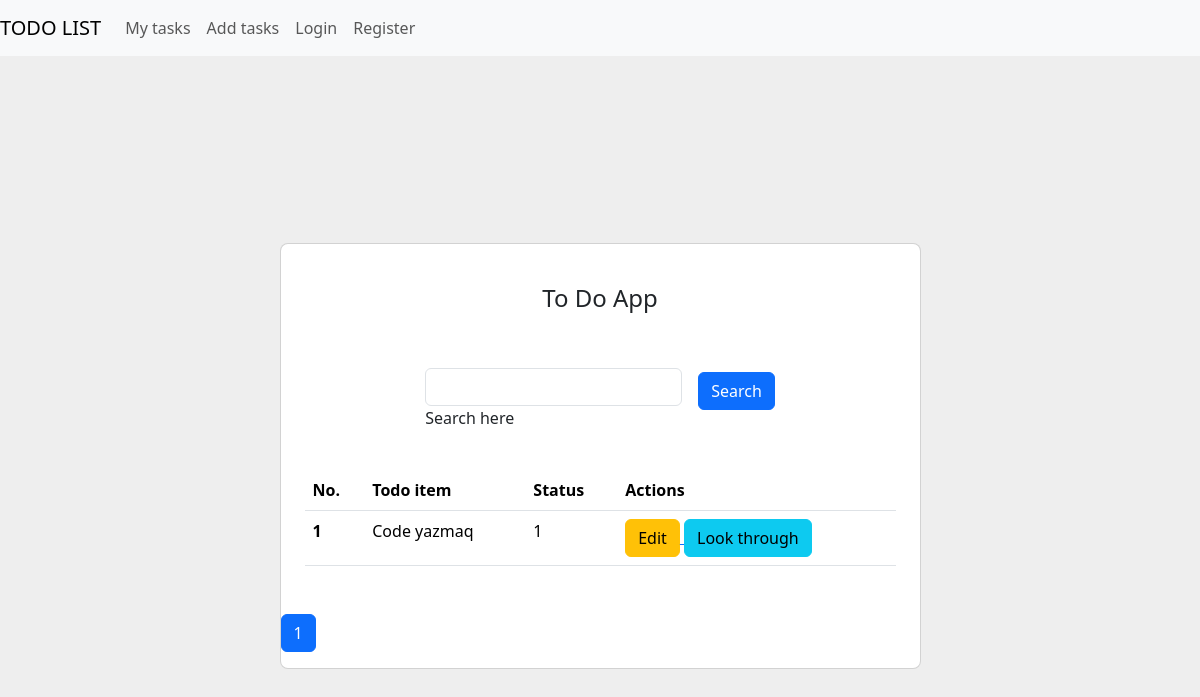
The app's page /, older data.
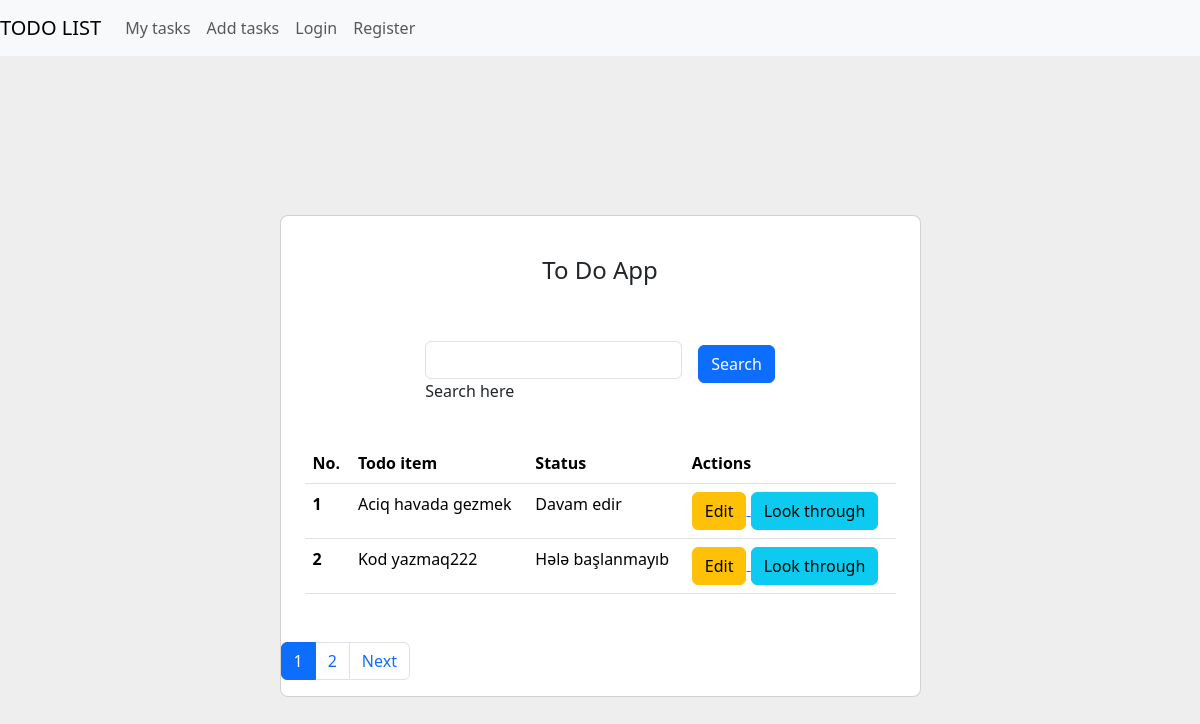
The same page, newer data.
### todo/models.py (models this page shows, shortened)
class Todo(models.Model):
    name = models.CharField(max_length=255, verbose_name="Ediləcək iş")
    status = models.CharField(max_length=255, choices=CHOICES, verbose_name="Taskin statusu", null=True, blank=True, default="Hələ başlanmayıb")
    add_date = models.DateTimeField(auto_now_add=True)
    update_date = models.DateTimeField(auto_now=True)
    delete_date = models.DateTimeField(null=True, blank=True)
    active = models.BooleanField(default=True)
    class Meta:
        ordering = ("add_date",)
        verbose_name = "Ediləcək iş"
        verbose_name_plural = "Ediləcək işlər"

### todo/views.py (the view, shortened to what this page needs)
# urls.py: path("", index_view, name='index'),
def index_view(request):
    todos = Todo.objects.all()
    my_search_value = request.GET.get("searchValue")
    paginator = Paginator(todos, 2)
    page = request.GET.get('page', 1)
    p = paginator.get_page(page)
    try:
        p = paginator.page(page)
    except PageNotAnInteger:
        p = paginator.page(1)
    except EmptyPage:
        p = paginator.page(paginator.num_pages)
    context = {
        "objects": todos,
        "p": p,
        "search": my_search_value,
    }
    return render(request, "index.html", context)

### templates/index.html (shortened to what this page needs)
<!DOCTYPE html>
<html lang="en">
  <head>
    <link
      href="https://cdn.jsdelivr.net/npm/bootstrap@5.3.2/dist/css/bootstrap.min.css"
      rel="stylesheet"
    />
  </head>
  <body>
  <nav class="navbar navbar-expand-lg navbar-light bg-light">
  <a class="navbar-brand" href="#">TODO LIST</a>
  <div class="collapse navbar-collapse" id="navbarNavDropdown">
    <ul class="navbar-nav">
      <li class="nav-item">
        <a class="nav-link" href="{% url 'todo:index' %}">My tasks</a>
      </li>
      <li class="nav-item">
        <a class="nav-link" href="{% url 'todo:add' %}">Add tasks</a>
      </li>
      <li class="nav-item">
        <a class="nav-link" href="#">Login</a>
      </li>
      <li class="nav-item">
        <a class="nav-link" href="#">Register</a>
      </li>
    </ul>
  </div>
</nav>
    <section class="vh-100" style="background-color: #eee">
      <div class="container py-5 h-100">
        <div class="row d-flex justify-content-center align-items-center h-100">
          <div class="col col-lg-9 col-xl-7">
            <div class="card rounded-3">
              <div class="card-body p-4">
                <h4 class="text-center my-3 pb-3">To Do App</h4>
                <form method="get"
                  class="row row-cols-lg-auto g-3 justify-content-center align-items-center mb-4 pb-2"
                >
                  <div class="col-12">
                    <div class="form-outline">
                      <input type="text" id="form1" class="form-control mt-4" name="searchValue"/>
                      <label class="form-label" for="form1"
                        >Search here</label
                      >
                    </div>
                  </div>
                  <div class="col-12">
                    <button type="submit" class="btn btn-primary">Search</button>
                  </div>
                </form>
                <table class="table mb-4">
                  <thead>
                    <tr>
                      <th scope="col">No.</th>
                      <th scope="col">Todo item</th>
                      <th scope="col">Status</th>
                      <th scope="col">Actions</th>
                    </tr>
                  </thead>
                  <tbody>
                  {% for i in p %}
                    <tr>
                      <th scope="row">{{forloop.counter}}</th>
                      <td>{{i.name}}</td>
                      <td>{{i.status}}</td>
                      <td>
                        <a href="{% url 'todo:edit' i.id %}">
                        <button type="submit" class="btn btn-warning">
                          Edit
                        </button>
                          </a>
                        <a href="{% url 'todo:detail' i.id %}">
                        <button type="submit" class="btn btn-info">
                          Look through
                        </button>
</a>
                      </td>
                    </tr>
                  {% endfor %}
                  </tbody>
                </table>
              </div>
              <div class="text-center">
                  <nav aria-label="Page navigation example" class="text-center">
  <ul class="pagination">
    <li class="page-item active"><a class="page-link" href="?{% if search %}searchValue={{search}}&{% endif %}page={{p.number}}">{{p.number}}</a></li>
    {% if p.has_next %}
    <li class="page-item"><a class="page-link" href="?{% if search %}searchValue={{search}}&{% endif %}page={{p.number|add:'1'}}">{{p.number|add:"1"}}</a></li>
    <li class="page-item"><a class="page-link" href="?{% if search %}searchValue={{search}}&{% endif %}page={{p.number|add:'1'}}">Next</a></li>
    {% endif %}
  </ul>
</nav>
                </div>
            </div>
          </div>
        </div>
      </div>
    </section>
  </body>
</html>

Row changes from the older to the newer data that the page shows:
removed Todo: name "Code yazmaq", status "1"
added Todo: name "Aciq havada gezmek", status "Davam edir"
added Todo: name "Kod yazmaq222", status "Hələ başlanmayıb"
Text that changed along with them:
{{ p.number|add:"1" }}: (not shown) → "2"
text now shown: "Next"
